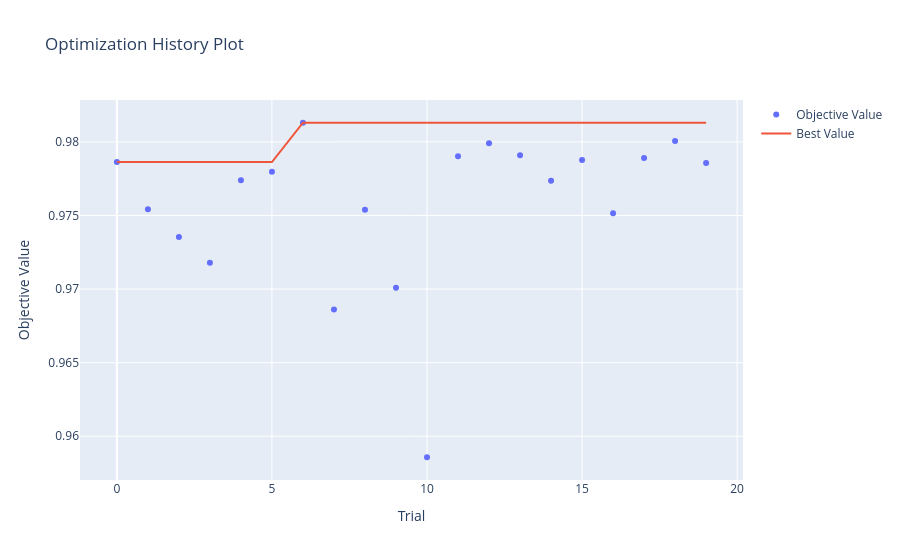

Source (notebook cell):
### Markdown cell above
### 📊 Visualizando la Optimización
Optuna tiene visualizaciones increíbles para entender qué pasó.

### Code cell
# Historia de la optimización: ¿Mejoramos con el tiempo?
optuna.visualization.plot_optimization_history(study)

### Figure 1 — Plotly figure (JSON) as saved in the notebook; plotly's stock layout.template omitted (floating-point values rounded to 4 significant figures)
{"data": [{"mode": "markers", "name": "Objective Value", "type": "scatter", "x": [0, 1, 2, 3, 4, 5, 6, 7, 8, 9, 10, 11, 12, 13, 14, 15, 16, 17, 18, 19], "y": [0.9786, 0.9754, 0.9735, 0.9718, 0.9774, 0.978, 0.9813, 0.9686, 0.9754, 0.9701, 0.9586, 0.979, 0.9799, 0.9791, 0.9774, 0.9788, 0.9751, 0.9789, 0.9801, 0.9786]}, {"mode": "lines", "name": "Best Value", "type": "scatter", "x": [0, 1, 2, 3, 4, 5, 6, 7, 8, 9, 10, 11, 12, 13, 14, 15, 16, 17, 18, 19], "y": [0.9786, 0.9786, 0.9786, 0.9786, 0.9786, 0.9786, 0.9813, 0.9813, 0.9813, 0.9813, 0.9813, 0.9813, 0.9813, 0.9813, 0.9813, 0.9813, 0.9813, 0.9813, 0.9813, 0.9813]}, {"marker": {"color": "#cccccc"}, "mode": "markers", "name": "Infeasible Trial", "showlegend": false, "type": "scatter", "x": [], "y": []}], "layout": {"title": {"text": "Optimization History Plot"}, "xaxis": {"title": {"text": "Trial"}}, "yaxis": {"title": {"text": "Objective Value"}}}}
